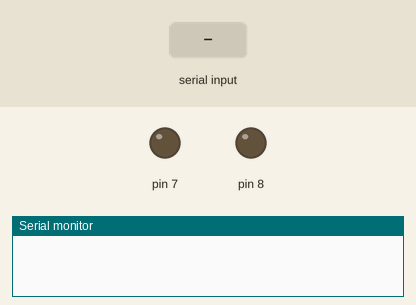
This sketch was run on a simulated Arduino Uno, built with avr-gcc and run on an emulated ATmega328P. Shown: output pins drawn as LEDs (lit = HIGH), the last lines printed to the serial monitor. Inputs (shaded band) come from the test bench.

Above: at 1.2 s.
1.3 s: "1" received over Serial
At 2.0 s:
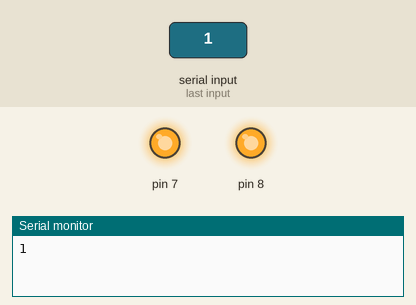
2.8 s: "0" received over Serial
At 3.1 s:
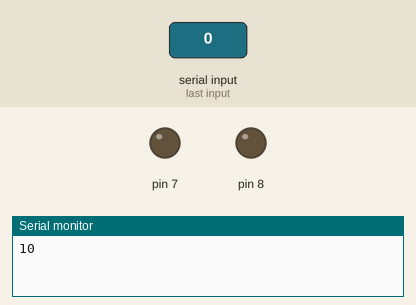
Timing chart, 0 to 5.8 s (numbered marks = the images above; inputs shaded):
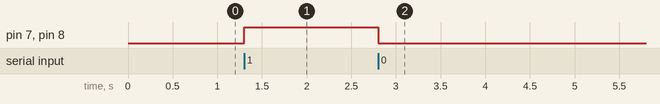

Measured:
- after the input at 1.3 s, pin 7, pin 8: LOW → HIGH at once
- after the input at 2.8 s, pin 7, pin 8: HIGH → LOW at once

The sketch:

actuator_test.ino
```cpp
void setup()
{
  Serial.begin(9600);
  pinMode(7,OUTPUT);
  pinMode(8,OUTPUT);
  digitalWrite(7,LOW);
  digitalWrite(8,LOW);
}
char want1='0';
void loop()
{
  if(Serial.available()>0)
  {
    want1 = Serial.read();
    Serial.print(want1);
  }
  if(want1=='1')
  {
    digitalWrite(7,HIGH);
    digitalWrite(8,HIGH);
  }
  else if(want1=='0')
  {
    digitalWrite(7,LOW);
    digitalWrite(8,LOW);
  }
}
```
